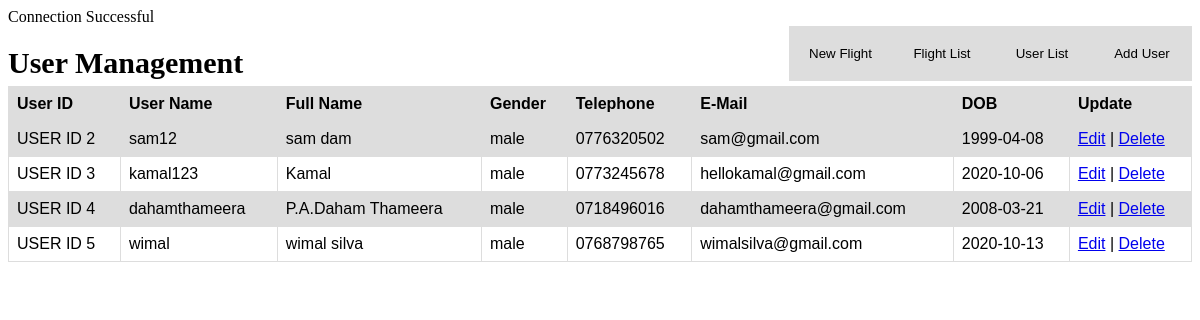
The app's page /src/list.php with its own data.
### tables this page shows
CREATE TABLE `users` (
  `userID` int(100) NOT NULL,
  `UserName` varchar(100) NOT NULL,
  `FullName` varchar(100) NOT NULL,
  `email` varchar(100) NOT NULL,
  `UserGender` varchar(100) NOT NULL,
  `bday` date NOT NULL,
  `TeleNumber` varchar(100) NOT NULL,
  `PWSD` varchar(100) NOT NULL
);

### src/list.php (the view, shortened to what this page needs)
<!DOCTYPE html>
<html>
<head>
</head>
<body>
<?php
include_once("PHP/connection.php");
$result	=	mysqli_query($conn,"SELECT * FROM users ORDER BY userID ASC");
?>
<div class="topics">
	<h1 class="topic-1">User Management</h1>
</div>
<div class="top-buttons">
	<a href="adduser.html"><button class="addUSer" style="width:100px;">Add User</button></a><a href="list.php"><button class="addUSer" style="width:100px;">User List</button></a><a href="flightlist_adm.php"><button class="addUSer" style="width:100px;">Flight List</button></a><a href="flight.php"><button class="addUSer" style="width:150;">New Flight</button></a>
</div>
<table width='80%' >
		<tr bgcolor='#DDDDDD'>
			<th>User ID</th>
			<th>User Name</th>
			<th>Full Name</th>
			<th>Gender</th>
			<th>Telephone</th>
      		<th>E-Mail</th>
			<th>DOB</th>
			<th>Update</th>
		</tr>
		<?php
			While($res = mysqli_fetch_array($result)){
				echo "<tr>";
					echo "<td> USER ID ".$res['userID']."</td>";
					echo "<td>".$res['UserName']."</td>";
					echo "<td>".$res['FullName']."</td>";
					echo "<td>".$res['UserGender']."</td>";
					echo "<td>".$res['TeleNumber']."</td>";
					echo "<td>".$res['email']."</td>";
          			echo "<td>".$res['bday']."</td>";
					echo "<td><a href=\"showedit.php?userID=$res[userID]\">Edit</a> | <a href=\"PHP/delete.php?userID=$res[userID]\" onClick=\"return confirm('Are you sure want to delete?')\">Delete</a></td>";
				echo "</tr>";
			}
        ?>
    </table>
</body>
</html>

### src/list.php (style rules this page uses)
table { font-family: arial, sans-serif; border-collapse: collapse; width: 100%; }
td, th { border: 1px solid #dddddd; text-align: left; padding: 8px; }
tr:nth-child(even) { background-color: #dddddd; }
.topics { position: absolute; z-index: 1; }
.topic-1 { font-size: 30px; font-weight: bold; text-align: center; }
.addUSer { padding: 20px; margin-bottom: 5px; background-color: #dddddd; border: 0; float: right; cursor: pointer; }

### records on screen
users: userID "2", UserName "sam12", FullName "sam dam", UserGender "male", TeleNumber "0776320502", email "sam@gmail.com", bday "1999-04-08"
users: userID "3", UserName "kamal123", FullName "Kamal", UserGender "male", TeleNumber "0773245678", email "hellokamal@gmail.com", bday "2020-10-06"
users: userID "4", UserName "dahamthameera", FullName "P.A.Daham Thameera", UserGender "male", TeleNumber "0718496016", email "dahamthameera@gmail.com", bday "2008-03-21"
users: userID "5", UserName "wimal", FullName "wimal silva", UserGender "male", TeleNumber "0768798765", email "wimalsilva@gmail.com", bday "2020-10-13"
